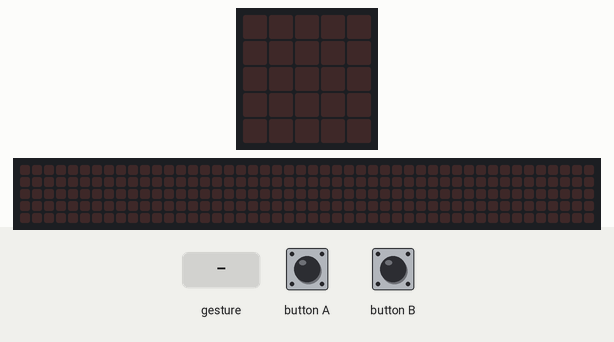
Bench run of a program on a simulated BBC micro:bit running MicroPython. Parts: the board's 5×5 LED display, a strip that is not on the board, showing the scrolling text unrolled. Inputs (shaded band) come from the test bench. Random numbers come from a fixed seed; a tilt is held for 1.5 s and a shake lasts 1 s, then the board lies face up again; the 48×5 strip is a reading aid, not a part: it shows the text the display is scrolling, unrolled, one strip-width of it at a time.

Above: at 1.2 s.
1.3 s: button A pressed for 0.15 s
At 1.37 s:
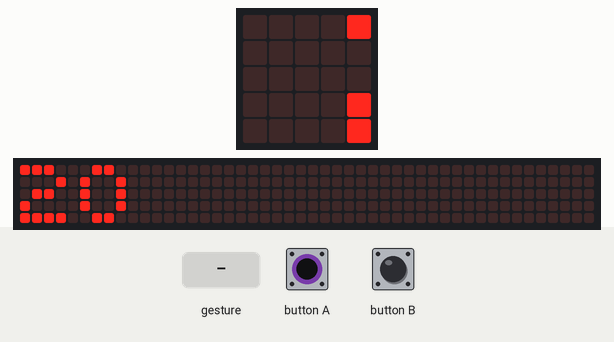
4.3 s: button B pressed for 0.15 s
At 4.38 s:
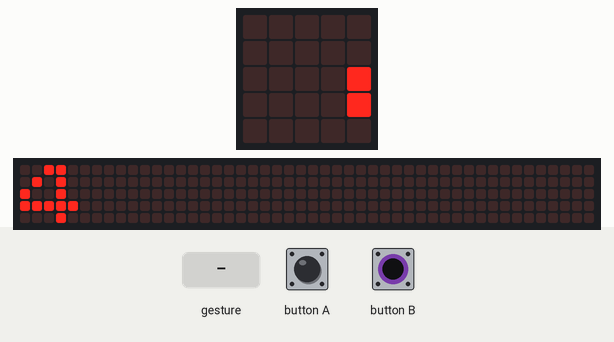
7.3 s: gesture 'shake'
At 7.9 s:
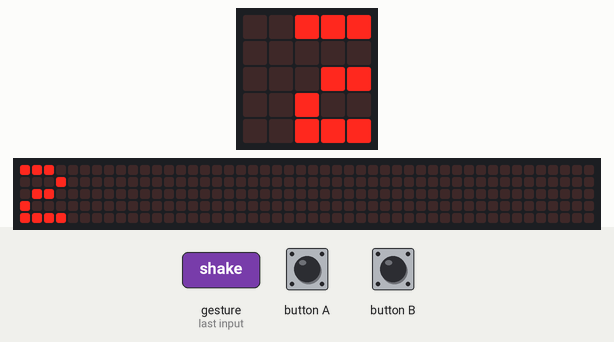
10.3 s: button B pressed for 1 s
At 10.9 s:
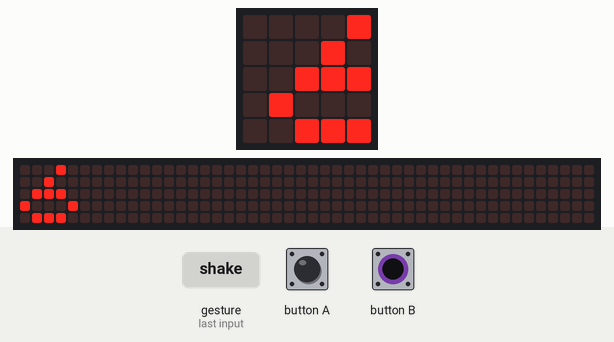
Timing chart, 0 to 13.3 s (numbered marks = the images above; inputs shaded):
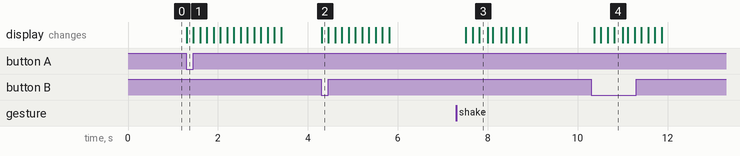

The program:

diceroller.py
```python
# Add your Python code here. E.g.
from microbit import *
from random import randint

class Die:
    def __init__(self, sides):
        self.sides = sides

    def roll(self):
        return randint(1,self.sides)

class Dices:
    def __init__(self, dices):
        self.dices = dices
        self.selected = 0

    def get_selected(self):
        return self.dices[self.selected].sides

    def get_next(self):
        self.selected = (self.selected+1)%len(self.dices)

    def get_prev(self):
        self.selected = (self.selected-1)%len(self.dices)

    def roll(self):
        return self.dices[self.selected].roll()

my_dices = Dices([Die(4),Die(6),Die(8),Die(10),Die(12),Die(20)])

while True:
    if accelerometer.was_gesture('shake'):
        display.scroll(str(my_dices.roll()))

    if button_a.was_pressed():
        my_dices.get_prev()
        display.scroll(str(my_dices.get_selected()))
    elif button_b.was_pressed():
        my_dices.get_next()
        display.scroll(str(my_dices.get_selected()))
    sleep(100)
```

Measured:
- after the input at 1.3 s, the display: changes at once (image 1)
- after the input at 4.3 s, the display: changes at once (image 2)
- after the input at 7.3 s, the display: first changes after 0.21 s (image 3 shows a later state)
- after the input at 10.3 s, the display: first changes after 0.07 s (image 4 shows a later state)
